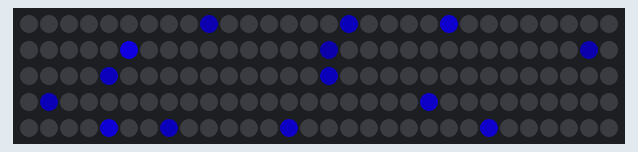
Recording of a sketch running on a simulated Arduino Uno, built with avr-gcc and run on an emulated ATmega328P. Shown: 150 RGB LEDs in strip order, left to right, continuing on the next row. Dim RGB values are drawn brighter than linear; random numbers use the default seed unless the sketch sets one.

Above: at 0.03 s.
At 4.97 s:
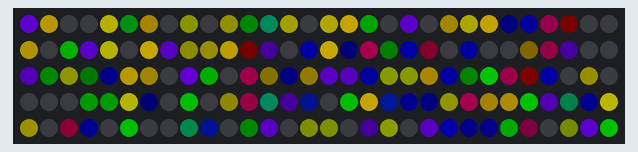
At 9.91 s:
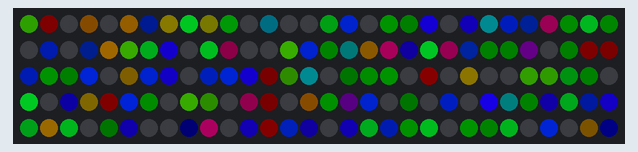
At 19.93 s:
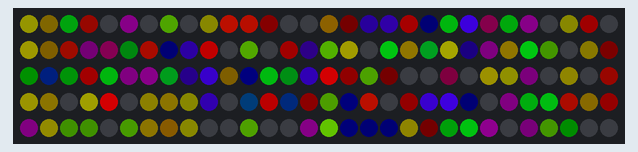
At 29.81 s:
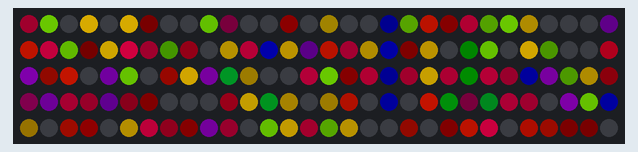
At 39.85 s:
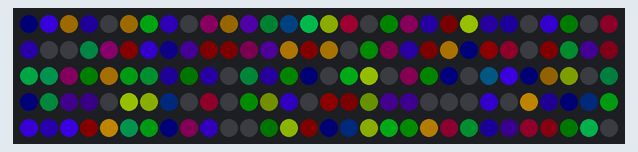

The sketch:

Twinkle_Pixels_Main.ino
```cpp
// (licence header left out)
#include <FastLED.h>
void TwinklePixels(int Color = random(256), int ColorSaturation = 255,  int PixelVolume = 20, int FadeAmount = 50, int DelayDuration = 50);

#define NUM_LEDS      150     // Enter the total number of LEDs on the strip
#define LED_PIN       4       // The pin connected to DATA line to control the LEDs
CRGB leds[NUM_LEDS];

void setup() {
  FastLED.addLeds<WS2812B, LED_PIN, GRB>(leds, NUM_LEDS).setCorrection(TypicalLEDStrip);
  FastLED.setMaxPowerInVoltsAndMilliamps(5, 1500);    // Set power limit of LED strip to 5V, 1500mA
  FastLED.clear();                                    // Initialize all LEDs to "OFF"
}

void loop() {
  TwinklePixels();    // Default example (random rainbow colors)
}
```

Twinkle_Pixels_Animation.ino
```cpp
/*
  *  ========== Twinkle_Pixels_Animation ==========
  *  FUNCTION CALL:
  *   TwinklePixels(Color, ColorSaturation, PixelVolume, FadeAmount, DelayDuration);
  *
  *  PARAMETERS:
  *   Color - select the color of the animation with one of the following numbers (or anything in between) [range = 0 to 255; default = random(256)]:
        Red: 0
        Orange: 30
        Yellow: 42
        Green: 85
        Cyan: 127
        Blue: 170
        Purple: 210
        Pink: 218
  *   ColorSaturation - Sets the color saturation according to HSV color code. Set to 0 for white and set to 255 for max saturation
  *                     [max range = 0 to 255; default = 255]
  *   PixelVolume - Use a larger value for less LEDs to twinkle [default = 20]
  *   FadeAmount - Use a larger value for a faster fade amount [max range = 0 to 255; default = 50]
  *   DelayDuration - Use a larger value for a slower animation speed [default = 50]
  *
  *  NOTES:
  *  - You can combine twinkling colors by putting two of the function calls together in the loop() function. Try it out!
  *  - You can get many unique effects by changing the various arguments. Here are some examples to try:
  *      TwinklePixels(170, 255, 70, 20, 50);   // Blue color with lower pixel volume and slower speed
  *      TwinklePixels(0, 255, 40, 80, 80);     // Red color with moderate pixel volume and moderate speed
  *      TwinklePixels(85, 200, 15, 50, 30);    // Green color with high pixel volume and faster speed
  *      TwinklePixels(255, 0, 100, 120, 0);    // White color with low pixel volume and max speed
*/

void TwinklePixels(int Color, int ColorSaturation, int PixelVolume, int FadeAmount, int DelayDuration) {
  for (int i = 0; i < NUM_LEDS; i++) {
    // Draw twinkling pixels
    if (random(PixelVolume) < 2) {     // Chance for pixel to twinkle
      uint8_t intensity = random(100, 255);     // Configure random intensity
      CRGB set_color = CHSV(Color, ColorSaturation, intensity);     // Configure color with max saturation and variable value (intensity)
      leds[i] = set_color;    // Set the pixel color
    }

    // Fade LEDs
    if (leds[i].r > 0 || leds[i].g > 0 || leds[i].b > 0) {    // Check if pixel is lit
      leds[i].fadeToBlackBy(FadeAmount);    // Fade pixel to black
    }
  }

  FastLED.show();
  delay(DelayDuration);
}
```
